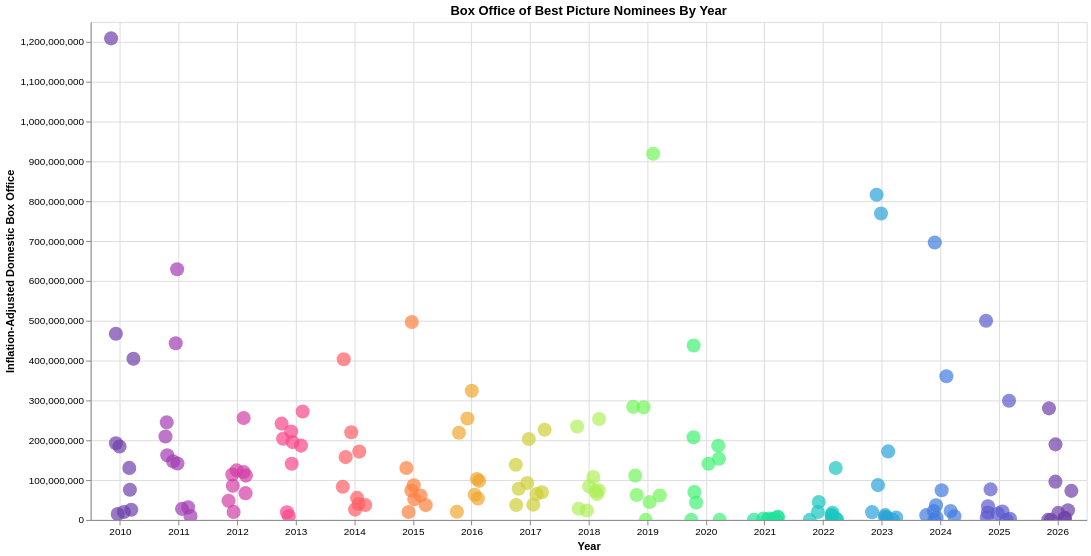

Notebook code cell kept with this figure:
### Code cell
# Swarm Plot

# Add jitter to values in swarm plot
nominees["x_jitter"] = nominees["Year"] + np.random.uniform(-0.25, 0.25, len(nominees)) 


# Swarm plot of box office values for of all nominees in a given year
# Tell people to scroll/drag to zoom in and out explore the plot, double click to reset
swarm = alt.Chart(nominees, title = "Box Office of Best Picture Nominees By Year").mark_circle(size = 200).encode(
    x = alt.X("x_jitter", 
              title = "Year",
              axis = alt.Axis(format = "d"), 
              scale = alt.Scale(domain = [2009.5, 2026.5])),
    y = alt.Y("Inflation-Adjusted Domestic Box Office", 
              scale = alt.Scale(domain = [0, 1250000000]), 
              axis = alt.Axis(tickCount = 10)),
    color = alt.Color("Year", 
                      scale = alt.Scale(scheme = "rainbow")).legend(None),
    tooltip = ["Film", 
               "Year", 
               alt.Tooltip("Inflation-Adjusted Domestic Box Office", title="Box Office", format="$,.0f")
              ]
).properties(
    width=1000,
    height=500
).interactive()

swarm

### Figure 1 — Vega-Lite specification as saved in the notebook (floating-point values rounded to 4 significant figures; data arrays with more than 128 entries replaced by an {"elided": "..."} marker saying what was removed)
{"config": {"view": {"continuousWidth": 300, "continuousHeight": 300}}, "data": {"name": "data-3a53790c951e99cf75879d5b16d34d07"}, "mark": {"type": "circle", "size": 200}, "encoding": {"color": {"field": "Year", "legend": null, "scale": {"scheme": "rainbow"}, "type": "quantitative"}, "tooltip": [{"field": "Film", "type": "nominal"}, {"field": "Year", "type": "quantitative"}, {"field": "Inflation-Adjusted Domestic Box Office", "format": "$,.0f", "title": "Box Office", "type": "quantitative"}], "x": {"axis": {"format": "d"}, "field": "x_jitter", "scale": {"domain": [2010.0, 2026.0]}, "title": "Year", "type": "quantitative"}, "y": {"axis": {"tickCount": 10}, "field": "Inflation-Adjusted Domestic Box Office", "scale": {"domain": [0, 1250000000]}, "type": "quantitative"}}, "height": 500, "params": [{"name": "param_6", "select": {"type": "interval", "encodings": ["x", "y"]}, "bind": "scales"}], "title": "Box Office of Best Picture Nominees By Year", "width": 1000, "$schema": "https://vega.github.io/schema/vega-lite/v5.8.0.json", "datasets": {"data-3a53790c951e99cf75879d5b16d34d07": {"elided": "156 records"}}}
